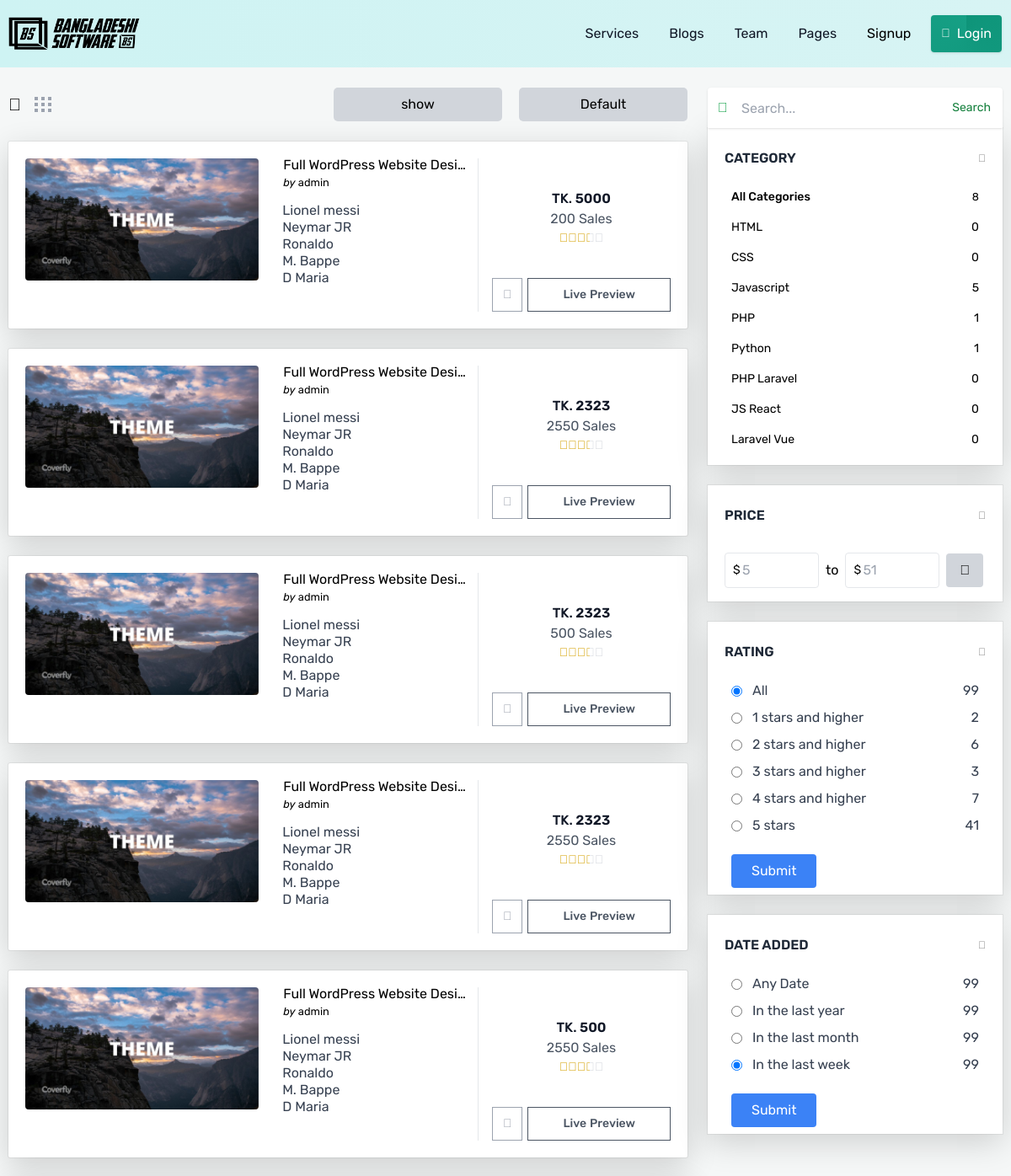
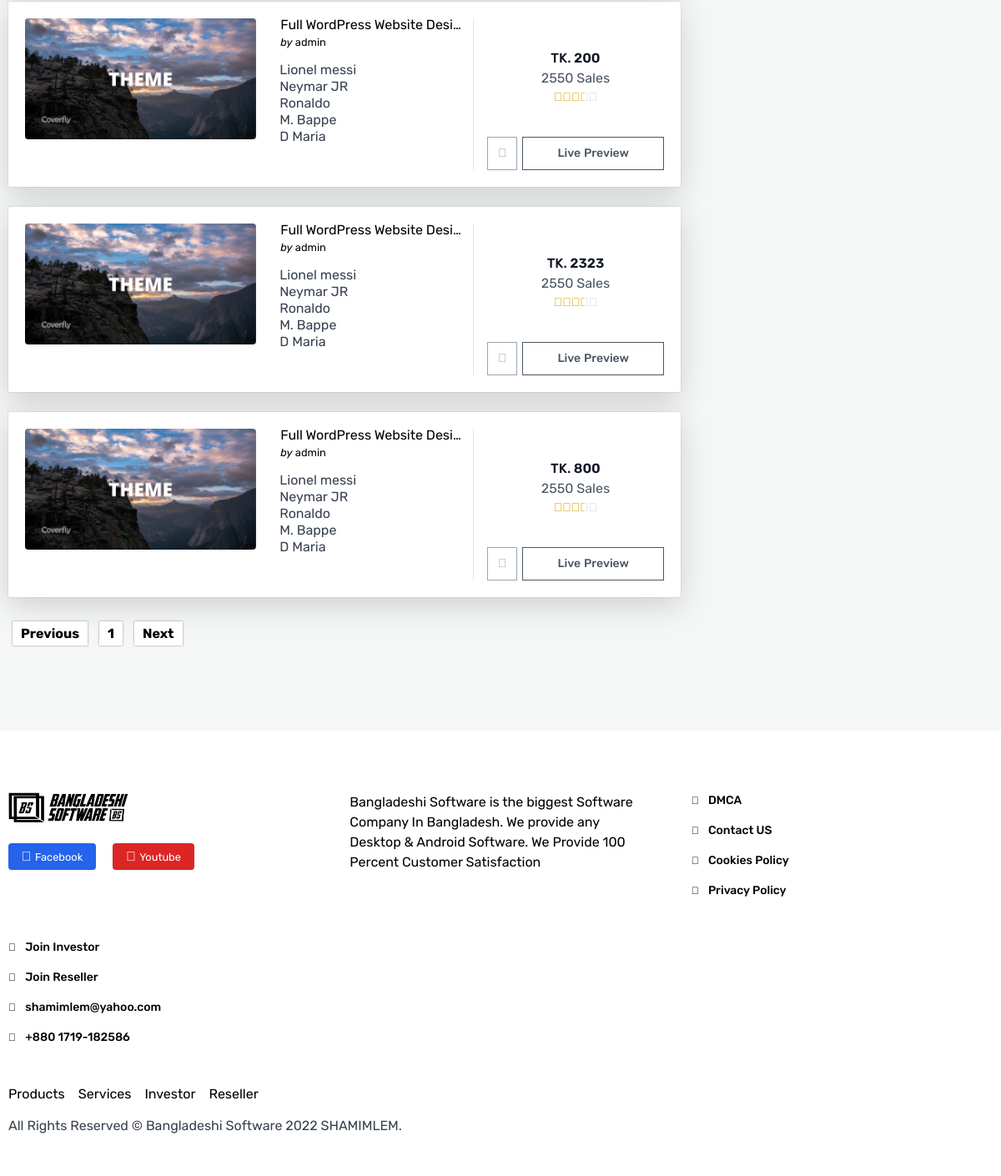
The page / on the database its author committed (2 pictures, top to bottom).
### tables this page shows
CREATE TABLE `website` (
  `id` int(255) NOT NULL,
  `title` varchar(255) NOT NULL,
  `logo` varchar(255) NOT NULL,
  `description` varchar(255) NOT NULL,
  `keyword` varchar(255) NOT NULL,
  `url` varchar(255) NOT NULL,
  `phone` varchar(300) NOT NULL,
  `mail` varchar(255) NOT NULL,
  `address` varchar(255) NOT NULL,
  `footer_text` varchar(255) NOT NULL,
  `facebook` varchar(255) NOT NULL,
  `youtube` varchar(255) NOT NULL,
  `linkedin` varchar(255) NOT NULL,
  `file_name` varchar(255) NOT NULL,
  `favicon_name` varchar(255) NOT NULL
);

CREATE TABLE `products` (
  `id` int(255) NOT NULL,
  `pid` int(255) NOT NULL,
  `title` varchar(255) NOT NULL,
  `link` varchar(255) NOT NULL,
  `regular_price` int(255) NOT NULL,
  `sell_price` int(255) NOT NULL,
  `sell` int(255) NOT NULL,
  `review` int(255) NOT NULL,
  `comment` int(255) NOT NULL,
  `category` varchar(255) NOT NULL,
  `mini_content` varchar(255) NOT NULL,
  `content` longtext NOT NULL,
  `description` longtext NOT NULL,
  `status` varchar(255) NOT NULL,
  `file_name1` varchar(255) NOT NULL DEFAULT 'image.png',
  `file_name2` varchar(255) NOT NULL DEFAULT 'image.png',
  `file_name3` varchar(255) NOT NULL DEFAULT 'image.png',
  `file_name4` varchar(255) NOT NULL DEFAULT 'image.png',
  `time` int(255) NOT NULL
);

CREATE TABLE `person` (
  `id` int(255) NOT NULL,
  `name` varchar(255) NOT NULL,
  `phone` varchar(300) NOT NULL,
  `address` varchar(255) NOT NULL,
  `email` varchar(255) NOT NULL,
  `password` varchar(255) NOT NULL,
  `role` varchar(255) NOT NULL DEFAULT 'User',
  `file_name` varchar(255) NOT NULL DEFAULT 'avatar.jpg',
  `balance` int(255) NOT NULL,
  `terms` varchar(255) NOT NULL DEFAULT 'Desline',
  `time` int(255) NOT NULL
);

CREATE TABLE `category` (
  `id` int(255) NOT NULL,
  `category` varchar(255) NOT NULL,
  `time` int(255) NOT NULL
);

### index.php (the view, shortened to what the rows shown need)
<?php include("common/header.php");?>
</header>
  <main style="min-height: calc(100vh - 80px)">
    <div class="flex items-start">
      <div class="container flex flex-col lg:flex-row gap-y-5 py-6 xl:py-12 lg:gap-y-0 lg:gap-x-6 sm:items-start">
        <div class="w-full">
        <br>
          <div class="items list_view">
          <?php
          if(isset($_GET['src'])){
            $src = $_GET['src'];
            $products = _query("SELECT products.*,person.* FROM products INNER JOIN person ON products.pid=person.id WHERE products.status='Publish' AND (person.name='$src' OR products.title LIKE '%$src%' OR category='$src' OR sell_price='$src')");
          }elseif(isset($_GET['items'])){
            $items = $_GET['items'];
            $products = _get("products","status='Publish' LIMIT $items;");
          }elseif(isset($_GET['sort'])){
            $sort = $_GET['sort'];
            $products = _get("products","status='Publish' ORDER BY sell_price $sort");
          }elseif(isset($_GET['category'])){
            $category = $_GET['category'];
            $products = _get("products","status='Publish' AND category='$category'");
          }elseif(isset($_GET['from'])){
            $from = $_GET['from'];
            $to = $_GET['to'];
            $products = _get("products","status='Publish' AND sell_price BETWEEN $from AND $to");
          }else{
          if (isset($_GET['page_no']) && $_GET['page_no']!="") {
          $page_no = $_GET['page_no'];} else {$page_no = 1;}
          $total_records_per_page = 10;
          $offset = ($page_no-1) * $total_records_per_page;
          $products = _get("products","status='Publish' ORDER BY id DESC LIMIT $offset, $total_records_per_page");
          }
          while($data = mysqli_fetch_assoc($products)){
            $autor_id = $data['pid'];
            $autor = _fetch("person","id=$autor_id");
          ?>
            <div class="item">
              <a href="item.php?id=<?php echo $data['id']?>" class="item_link"></a>
              <div>
                <img class="w-full h-auto rounded"
                  src="admin/upload/<?php echo $data['file_name1']?>"/>
              </div>
              <div>
                <h3 style="padding-left:13px"><?php echo $data['title']?></h3>
                <p style="padding-left:13px"><small> <i>by</i> <a href="index.php?autor=<?php echo $autor['name']?>"><?php echo $autor['name']?></a></small></p>
                <ul class="list_icon">
                  <?php echo $data['mini_content']?>
                </ul>
              </div>
              <div>
                <div>
                  <div>
                    <span class="font-medium">TK.</span>
                    <span><?php echo $data['sell_price']?></span>
                  </div>
                  <p><?php echo $data['sell']?> Sales</p>
                  <div>
                    <i class="fa-solid fa-star"></i>
                    <i class="fa-solid fa-star"></i>
                    <i class="fa-solid fa-star"></i>
                    <i class="fa-solid fa-star"></i>
                    <i class="fa-solid fa-star"></i>
                    <div style="width:70%">
                      <i class="fa-solid fa-star"></i>
                      <i class="fa-solid fa-star"></i>
                      <i class="fa-solid fa-star"></i>
                      <i class="fa-solid fa-star"></i>
                    </div>
                  </div>
                </div>
                <div>
                  <a id="show_added_popup" href="#"><i class="fa-solid fa-cart-shopping"></i></a>
                  <a target="_blank" href="<?php echo $data['link']?>">
                    <span>Live</span>
                    <span>Preview</span>
                  </a>
                </div>
              </div>
            </div>
          <?php }?>
          </div>
        </div>
        <?php include("common/right-sidebar.php");?>
      </div>
    </div>
  </main>
  <br>
  <br>
  <br>
<?php include("common/footer.php");?>

### common/header.php (shortened to what the rows shown need)
<?php include("admin/config/functions.php");
  $website = _fetch("website","id=1");
 $cr_url = $_SERVER['SCRIPT_NAME'];
 $cr_url = substr($cr_url,strrpos($cr_url,'/')+1);
?>
<!DOCTYPE html>
<html lang="en">
<head>
  <link rel="stylesheet" href="assets/css/styles.css" />
  <link rel="stylesheet" href="assets/css/custom.css" />
</head>
<body>
  <header class="relative" style="background-image: linear-gradient(to right, #CEF3F3, #cef3f3c2), url('https://www.bangladeshisoftware.com/wp-content/uploads/2019/06/header-bg-copyright.jpg'); background-repeat: no-repeat; background-size: cover;">
    <div class="container flex justify-between items-center h-20 mb-auto relative z-50">
      <a href="index.php" class="w-fit">
        <?php if(!empty($website['file_name'])){?>
        <img class="h-10" src="admin/upload/<?php echo $website['file_name']?>" />
        <?php }else{?>
        <h2 style="font-size: 25px;font-weight:bold;font-family:'Courier New', Courier, monospace"><?php echo $website['title']?></h2>
        <?php }?>
      </a>
    </div>

### common/right-sidebar.php (shortened to what the rows shown need)
<?php
 $cr_index = trim($cr_url,".php");
 if($cr_index=='services'){
    $index = 'service';
    $index2 = 'service';
    }else{
      $index2 = 'products';
    }
?>
      <div class="sticky -top-52 w-full lg:min-w-[350px] lg:w-[350px]">
          <div style="box-shadow:rgba(0, 0, 0, 0.16) 0px 10px 36px 0px,rgba(0, 0, 0, 0.06) 0px 0px 0px 1px" class="sidebar_item overflow-hidden bg-white shadow px-5">
            <div class="ds_div" data-ref="Category">
              <div class="py-0">
                <ul class="pb-3">
                  <?php
                  $all_ctg = _get("category","id !='' LIMIT 10");
                  while($ctg = mysqli_fetch_assoc($all_ctg)){
                    $ctg_name = $ctg['category'];
                  ?>
                  <a href="<?php echo $cr_url;?>?category=<?php echo $ctg['category']?>">
                    <li
                      class="w-full flex items-center justify-between text-sm p-2 hover:bg-cyan-800 hover:text-white rounded">
                      <span><?php echo $ctg['category']?></span>
                      <?php
                      $all_index = _get("$index2","category='$ctg_name' AND status='Publish'");
                      $cr_index = mysqli_num_rows($all_index);
                      ?>
                      <span><?php echo $cr_index; ?></span>
                    </li>
                  </a>
                  <?php }?>
                </ul>
              </div>
            </div>
          </div>
          <br>
          <br>
          <br>
        </div>

### common/footer.php (shortened to what the rows shown need)
<footer class="bg-white pt-[74px]">
    <div class="container grid sm:grid-cols-2 lg:grid-cols-3 2xl:grid-cols-4 gap-12">
      <div class="space-y-6">
        <img class="w-36" src="admin/upload/<?php echo $website['file_name']?>" alt="">
        <div class="flex space-x-5">
          <a target="_blank" href="<?php echo $website['facebook']?>"
            class="bg-blue-600 text-white px-4 py-1 rounded shadow-sm">
          </a>
          <a target="_blank" href="<?php echo $website['youtube']?>"
            class="bg-red-600 text-white px-4 py-1 rounded shadow-sm">
          </a>
        </div>
      </div>
      <div>
        <p><?php echo $website['description']?></p>
      </div>
      <div class="2xl:pl-20">
        <ul class="w-fit 2xl:mx-auto space-y-4">
          <li class="space-x-2 text-sm font-medium hover:text-gray-600">
            <small class="text-xs"><i class="fa-solid fa-chevron-right"></i></small>
            <a href="mailto:<?php echo $website['mail']?>"><?php echo $website['mail']?></a>
          </li>
          <li class="space-x-2 text-sm font-medium hover:text-gray-600">
            <small class="text-xs"><i class="fa-solid fa-chevron-right"></i></small>
            <a href="tel:<?php echo $website['phone']?>"><?php echo $website['phone']?></a>
          </li>
        </ul>
      </div>
    </div>
    <div class="container flex flex-col xl:flex-row w-full justify-between items-center gap-y-4 xl:gap-y-0 py-12">
      <p class="w-full xl:text-right">
        <span class="text-gray-700 text-base"><?php echo $website['footer_text']?></span>
      </p>
    </div>
  </footer>
</body>
</html>

### rows shown on the page
website: file_name (picture), description "Bangladeshi Software is the biggest Software Company In Bangladesh. We provide any Desktop & Android Software. We Provide 100 Percent Customer Satisfaction", mail "shamimlem@yahoo.com", phone "+880 1719-182586", footer_text "All Rights Reserved © Bangladeshi Software 2022 SHAMIMLEM."
products: file_name1 (picture), title "Full WordPress Website Desi…", person.name "admin", mini_content "Lionel messi Neymar JR Ronaldo M. Bappe D Maria", sell_price "5000", sell "200"
products: file_name1 (picture), title "Full WordPress Website Desi…", person.name "admin", mini_content "Lionel messi Neymar JR Ronaldo M. Bappe D Maria", sell_price "2323", sell "2550"
products: file_name1 (picture), title "Full WordPress Website Desi…", person.name "admin", mini_content "Lionel messi Neymar JR Ronaldo M. Bappe D Maria", sell_price "2323", sell "500"
products: file_name1 (picture), title "Full WordPress Website Desi…", person.name "admin", mini_content "Lionel messi Neymar JR Ronaldo M. Bappe D Maria", sell_price "2323", sell "2550"
products: file_name1 (picture), title "Full WordPress Website Desi…", person.name "admin", mini_content "Lionel messi Neymar JR Ronaldo M. Bappe D Maria", sell_price "500", sell "2550"
products: file_name1 (picture), title "Full WordPress Website Desi…", person.name "admin", mini_content "Lionel messi Neymar JR Ronaldo M. Bappe D Maria", sell_price "200", sell "2550"
products: file_name1 (picture), title "Full WordPress Website Desi…", person.name "admin", mini_content "Lionel messi Neymar JR Ronaldo M. Bappe D Maria", sell_price "2323", sell "2550"
products: file_name1 (picture), title "Full WordPress Website Desi…", person.name "admin", mini_content "Lionel messi Neymar JR Ronaldo M. Bappe D Maria", sell_price "800", sell "2550"
category: category "HTML", cr_index "0"
category: category "CSS", cr_index "0"
category: category "Javascript", cr_index "5"
category: category "PHP", cr_index "1"
category: category "Python", cr_index "1"
category: category "PHP Laravel", cr_index "0"
category: category "JS React", cr_index "0"
category: category "Laravel Vue", cr_index "0"

### other values the page prints
$index "8"
